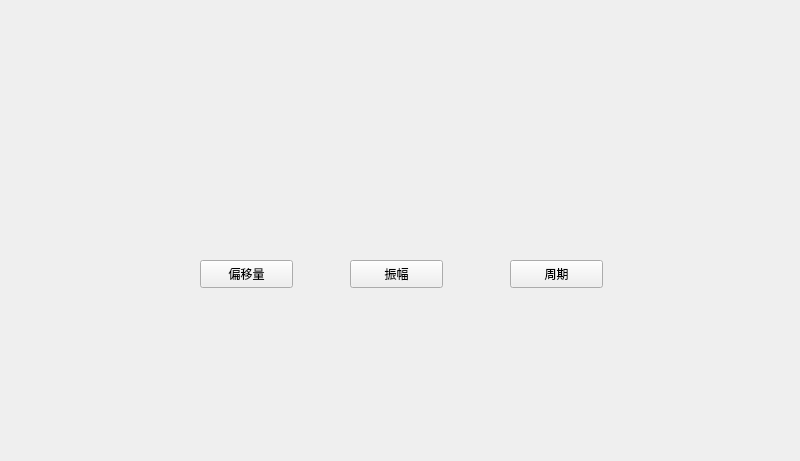
<?xml version="1.0" encoding="UTF-8"?>
<ui version="4.0">
 <class>WidgetClass</class>
 <widget class="QWidget" name="WidgetClass">
  <property name="geometry">
   <rect>
    <x>0</x>
    <y>0</y>
    <width>800</width>
    <height>461</height>
   </rect>
  </property>
  <property name="windowTitle">
   <string>Widget</string>
  </property>
  <widget class="QPushButton" name="pushButton1">
   <property name="geometry">
    <rect>
     <x>200</x>
     <y>260</y>
     <width>93</width>
     <height>28</height>
    </rect>
   </property>
   <property name="text">
    <string>偏移量</string>
   </property>
  </widget>
  <widget class="QPushButton" name="pushButton2">
   <property name="geometry">
    <rect>
     <x>350</x>
     <y>260</y>
     <width>93</width>
     <height>28</height>
    </rect>
   </property>
   <property name="text">
    <string>振幅</string>
   </property>
  </widget>
  <widget class="QPushButton" name="pushButton3">
   <property name="geometry">
    <rect>
     <x>510</x>
     <y>260</y>
     <width>93</width>
     <height>28</height>
    </rect>
   </property>
   <property name="text">
    <string>周期</string>
   </property>
  </widget>
 </widget>
 <layoutdefault spacing="6" margin="11"/>
 <resources>
  <include location="widget.qrc"/>
 </resources>
 <connections>
  <connection>
   <sender>pushButton1</sender>
   <signal>clicked()</signal>
   <receiver>WidgetClass</receiver>
   <slot>ChangeSinOffset()</slot>
   <hints>
    <hint type="sourcelabel">
     <x>241</x>
     <y>279</y>
    </hint>
    <hint type="destinationlabel">
     <x>244</x>
     <y>341</y>
    </hint>
   </hints>
  </connection>
  <connection>
   <sender>pushButton2</sender>
   <signal>clicked()</signal>
   <receiver>WidgetClass</receiver>
   <slot>ChangeAmplitude()</slot>
   <hints>
    <hint type="sourcelabel">
     <x>390</x>
     <y>267</y>
    </hint>
    <hint type="destinationlabel">
     <x>391</x>
     <y>344</y>
    </hint>
   </hints>
  </connection>
  <connection>
   <sender>pushButton3</sender>
   <signal>clicked()</signal>
   <receiver>WidgetClass</receiver>
   <slot>ChangeCycle()</slot>
   <hints>
    <hint type="sourcelabel">
     <x>574</x>
     <y>274</y>
    </hint>
    <hint type="destinationlabel">
     <x>574</x>
     <y>352</y>
    </hint>
   </hints>
  </connection>
 </connections>
 <slots>
  <slot>ChangeSinOffset()</slot>
  <slot>ChangeAmplitude()</slot>
  <slot>ChangeCycle()</slot>
 </slots>
</ui>
